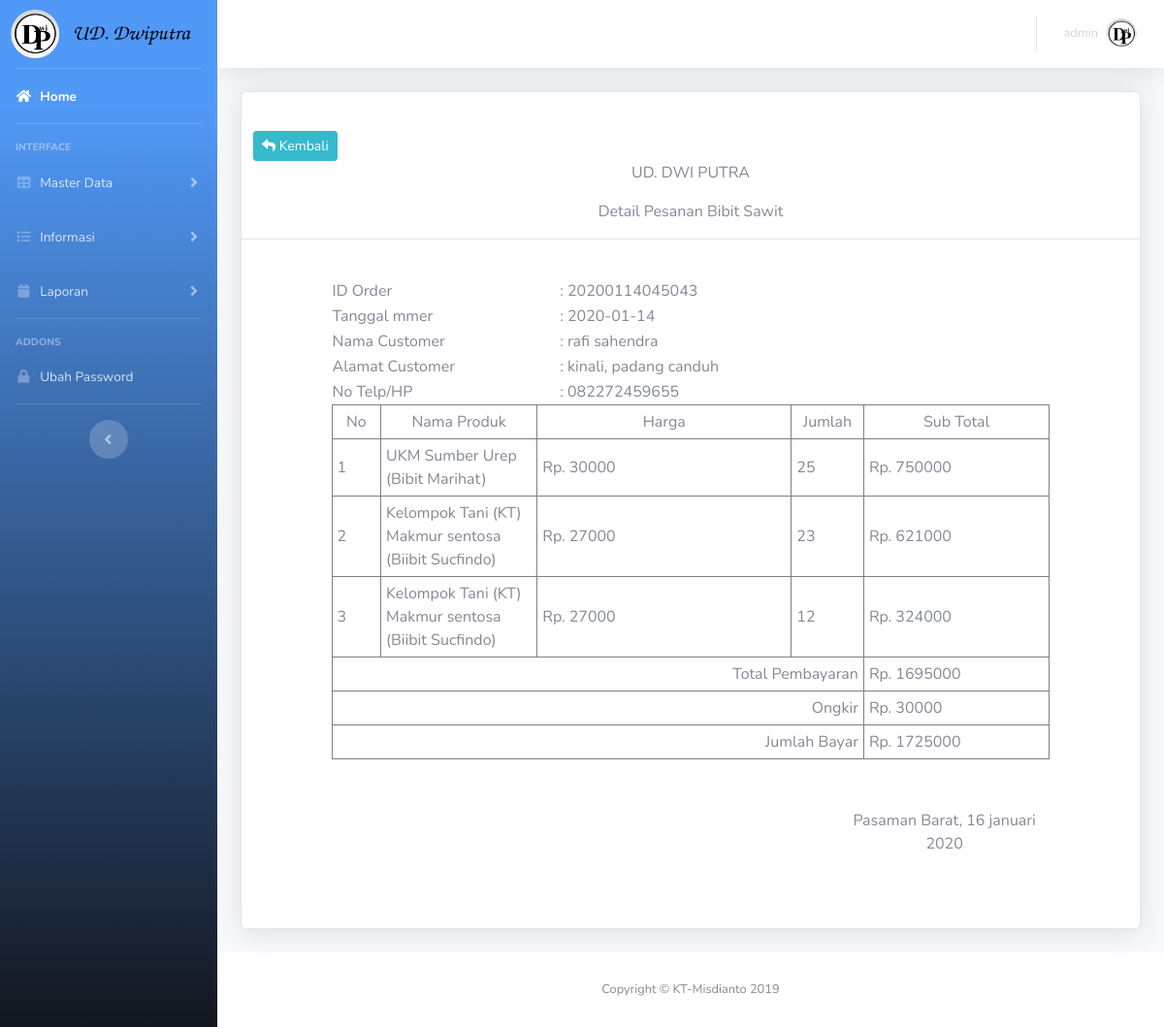
/admin/pages/index.php?module=transaksi/order_detail&id=20200114045043 (signed in), run on the app's committed database.
### tables this page shows
CREATE TABLE `tb_transaksi` (
  `transaksi_id` varchar(15) NOT NULL,
  `tgl_pesan` date NOT NULL DEFAULT current_timestamp(),
  `member_id` int(11) NOT NULL,
  `total_bayar` int(11) NOT NULL,
  `status` varchar(50) NOT NULL DEFAULT 'Menunggu Pembayaran',
  `ongkir_id` int(11) NOT NULL,
  `pesan_pemesanan` text NOT NULL
);

CREATE TABLE `tb_member` (
  `member_id` int(11) NOT NULL,
  `member_nama` varchar(50) NOT NULL,
  `member_email` varchar(50) NOT NULL,
  `member_nohp` varchar(50) NOT NULL,
  `tgl_daftar` date NOT NULL,
  `provinsi_id` int(11) NOT NULL,
  `kabkota_id` int(11) NOT NULL,
  `kode_pos` varchar(5) NOT NULL,
  `password` varchar(100) NOT NULL,
  `member_alamat` text NOT NULL
);

CREATE TABLE `tb_transaksi_detail` (
  `detail_id` int(11) NOT NULL,
  `transaksi_id` varchar(15) NOT NULL,
  `produk_id` int(11) NOT NULL,
  `jumlah_beli` int(11) NOT NULL,
  `subtotal` double NOT NULL
);

CREATE TABLE `tb_produk` (
  `produk_id` int(11) NOT NULL,
  `kategori_id` int(11) NOT NULL,
  `produk_nama` varchar(191) NOT NULL,
  `gambar_produk` varchar(191) NOT NULL,
  `produk_tgl` date NOT NULL,
  `produk_harga` double NOT NULL,
  `produk_stok` int(11) NOT NULL,
  `produk_keterangan` text NOT NULL
);

CREATE TABLE `tb_ongkir` (
  `ongkir_id` int(11) NOT NULL,
  `kabkota_id` int(11) NOT NULL,
  `provinsi_id` int(11) NOT NULL,
  `ongkos_kirim` int(11) NOT NULL
);

### model/Db.php (called while the page is built, shortened)
<?php
class Db {
     function __construct()
    {
    try{
         $this->db = new PDO("mysql:host=localhost;port=3306;dbname=db_bibit",'root','');
       }catch(PDOException $error) {
         echo "Koneksi Gagal".$error->getMessage();
    }
    }
    public function tampil($sql){
        $hasil=[];
        $query = $this->db->prepare($sql);
        $query->execute();
        while($data = $query->fetchObject()){
        $hasil[]=$data;
        }
        return $hasil;
    }
}
?>

### model/M_Library.php (called while the page is built, shortened)
<?php
include 'Db.php';
class M_Library extends Db{
    function tampil_ord_member($id_order){
        $query = $this->tampil("SELECT * FROM tb_transaksi a  JOIN tb_member c ON a.member_id=c.member_id JOIN tb_ongkir d ON a.ongkir_id = d.ongkir_id  WHERE a.transaksi_id='$id_order'");
        return $query;
    }
    function tampil_ord_detail($id_order){
        $query = $this->tampil("SELECT * FROM `tb_transaksi_detail` a JOIN `tb_produk` b ON a.produk_id = b.produk_id  WHERE transaksi_id = '$id_order'");
        return $query;
    }
    function tampil_ord_totalbayar($id_order){
        $jumlah = $this->tampil("SELECT SUM(subtotal) AS total FROM `tb_transaksi_detail` WHERE transaksi_id='$id_order'");
        return $jumlah;
    }
    }
?>

### admin/pages/transaksi/order_detail.php (the view, shortened to what this page needs)
<div class="card shadow mb-4">
<div class=" card-body"></div>
<div class="col-md-2">
<a href="?module=transaksi/view" class="btn btn-info btn-sm"> <span class=" fas fa-reply"></span> Kembali</a>
</div>
<p align="center">UD. DWI PUTRA</p>
<center>Detail Pesanan Bibit Sawit</center>
<hr>
<?php
foreach($db->tampil_ord_member($_GET['id']) as $mm):
  $ongkir =  $mm->ongkos_kirim ;
?>
<table width="80%" border="0" align="center">
  <tr>
    <td width="19%">ID Order </td>
    <td width="41%">: <?= $mm->transaksi_id ?></td>
  </tr>
  <tr>
    <td width="19%">Tanggal mmer </td>
    <td width="41%">: <?= $mm->tgl_pesan ?></td>
  </tr>
  <tr>
    <td width="19%">Nama Customer</td>
    <td width="41%">: <?= $mm->member_nama  ?></td>
  </tr>
  <tr>
    <td width="19%">Alamat Customer</td>
    <td width="41%">: <?= $mm->member_alamat  ?></td>
  </tr>
  <tr>
    <td width="19%">No Telp/HP</td>
    <td width="41%">: <?= $mm->member_nohp  ?></td>
  </tr>
</table>
<?php  endforeach ?>
<table width="80%" border="1" align="center"  cellpadding="5" cellspacing="0">
  <tr>
    <td width="5%"><div align="center">No</div></td>
    <td width="16%"><div align="center">Nama Produk</div></td>
    <td width="26%"><div align="center">Harga</div></td>
    <td width="5%"><div align="center">Jumlah</div></td>
    <td width="19%"><div align="center">Sub Total</div></td>
  </tr>
  <?php
  foreach($db->tampil_ord_detail($_GET['id']) as $no=>$d):
  ?>
  <tr>
    <td><?= $no+1  ?></td>
    <td><?= $d->produk_nama ?></td>
    <td>Rp. <?= $d->produk_harga?></td>
    <td><?= $d->jumlah_beli ?></td>
    <td>Rp. <?= $d->subtotal ?></td>
  </tr>
<?php endforeach  ?>
  <tr>
    <td colspan="4"><div align="right">Total Pembayaran </div></td>
    <?php
   foreach($db->tampil_ord_totalbayar($_GET['id']) as $total) :
    ?>
    <td>Rp. <?= $total->total ?></td>
    <?php $totalbayar = $total->total  + $ongkir  ?>
    <?php endforeach ?>
  </tr>
  <tr>
    <td colspan="4"><div align="right">Ongkir</div></td>
    <td>Rp. <?= $ongkir  ?></td>
  </tr>
  <tr>
    <td colspan="4"><div align="right">Jumlah Bayar </div></td>
    <td>Rp. <?= $totalbayar ?></td>
  </tr>
</table>
<table width=80% align="center">
  <tr>
    <td colspan="2"></td>
    <td width="286"></td>
  </tr>
  <tr>
    <td width="230" align="center"> <br>
   </td>
    <td width="530"></td>
    <td align="center"><?php
      $bulan = array(
                '01' => 'JANUARI',
                '02' => 'FEBRUARI',
                '03' => 'MARET',
                '04' => 'APRIL',
                '05' => 'MEI',
                '06' => 'JUNI',
                '07' => 'JULI',
                '08' => 'AGUSTUS',
                '09' => 'SEPTEMBER',
                '10' => 'OKTOBER',
                '11' => 'NOVEMBER',
                '12' => 'DESEMBER',
        );
    ?>
<br /><br />  Pasaman Barat, <?php echo date('d').' '.(strtolower($bulan[date('m')])).' '.date('Y') ?></td>
  </tr>
  <tr>
    <td align="center"><br /><br /><br />
  </tr>
</table>
</div>
</div>

### data on the page
tb_transaksi: transaksi_id "20200114045043", tgl_pesan "2020-01-14", member.member_nama "rafi sahendra", member.member_alamat "kinali, padang canduh", member.member_nohp "082272459655", ongkir.ongkos_kirim "30000"
tb_transaksi_detail: produk.produk_nama "UKM Sumber Urep (Bibit Marihat)", produk.produk_harga "30000", jumlah_beli "25", subtotal "750000"
tb_transaksi_detail: produk.produk_nama "Kelompok Tani (KT) Makmur sentosa (Biibit Sucfindo)", produk.produk_harga "27000", jumlah_beli "23", subtotal "621000"
tb_transaksi_detail: produk.produk_nama "Kelompok Tani (KT) Makmur sentosa (Biibit Sucfindo)", produk.produk_harga "27000", jumlah_beli "12", subtotal "324000"

### other printed values
$_SESSION['level'] "admin"
$total->total "1695000"
$totalbayar "1725000"
